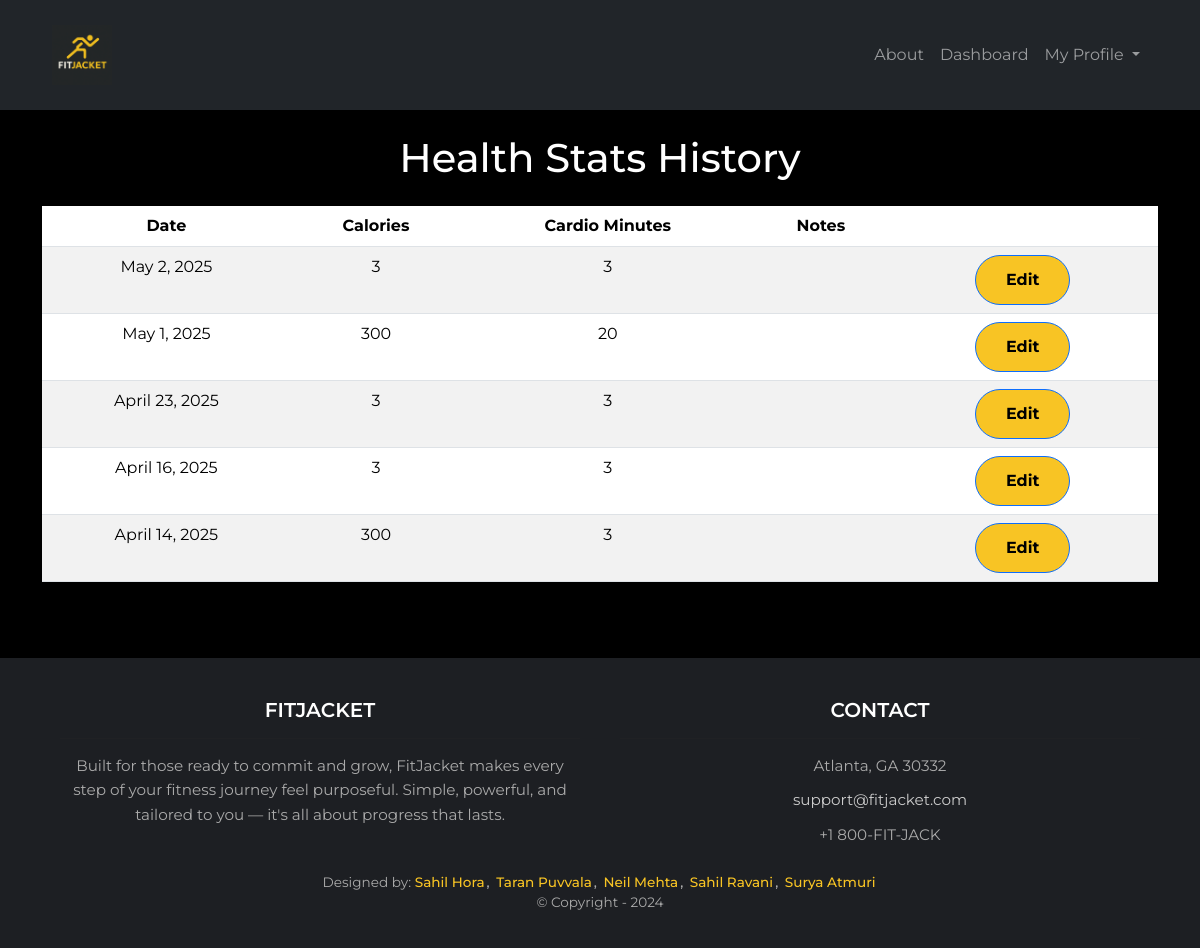
The app's page /dashboard/health-history/ (signed in) with its own data.
### dashboard/models.py (models this page shows, shortened)
class HealthLog(models.Model):
    user = models.ForeignKey(User, on_delete=models.CASCADE)
    date = models.DateField()
    calories = models.PositiveIntegerField(null=True, blank=True)
    cardio_minutes = models.PositiveIntegerField(null=True, blank=True)
    notes = models.TextField(blank=True, null=True)  # New field

### dashboard/views.py (the view)
# urls.py: path('health-history/', views.health_history_view, name='dashboard.health_history'),
@login_required
def health_history_view(request):
    logs = HealthLog.objects.filter(user=request.user).order_by('-date')
    return render(request, 'dashboard/health_history.html', {'logs': logs})

### dashboard/templates/dashboard/health_history.html
{% extends "base.html" %}
{% block content %}
<div class="container mt-4">
  <h1 class="text-center mb-4">Health Stats History</h1>
  {% if logs %}
    <table class="table table-striped">
      <thead>
        <tr>
          <th>Date</th>
          <th>Calories</th>
          <th>Cardio Minutes</th>
          <th>Notes</th>
          <th></th>
        </tr>
      </thead>
      <tbody>
        {% for log in logs %}
        <tr>
          <td>{{ log.date }}</td>
          <td>{{ log.calories }}</td>
          <td>{{ log.cardio_minutes }}</td>
          <td>{{ log.notes }}</td>
          <td>
            <a href="{% url 'dashboard.edit_health_log' log.id %}" class="btn btn-sm btn-primary">
              Edit
            </a>
          </td>
        </tr>
        {% endfor %}
      </tbody>
    </table>
  {% else %}
    <p class="text-muted">You haven’t recorded any health stats yet.</p>
  {% endif %}
</div>
{% endblock %}

### trainquest/static/css/styles.css (style rules this page uses)
body { background-color: #000; color: #fff; font-family: 'Montserrat', sans-serif; margin: 0; padding: 0; text-align: center; }
.btn { background-color: #F8C424; color: #000; padding: 12px 30px; border-radius: 30px; text-decoration: none; font-weight: bold; margin: 0 10px; font-size: 1rem; transition: background-color 0.3s; }

### records on screen
HealthLog: date "May 2, 2025", calories "3", cardio_minutes "3"
HealthLog: date "May 1, 2025", calories "300", cardio_minutes "20"
HealthLog: date "April 23, 2025", calories "3", cardio_minutes "3"
HealthLog: date "April 16, 2025", calories "3", cardio_minutes "3"
HealthLog: date "April 14, 2025", calories "300", cardio_minutes "3"
